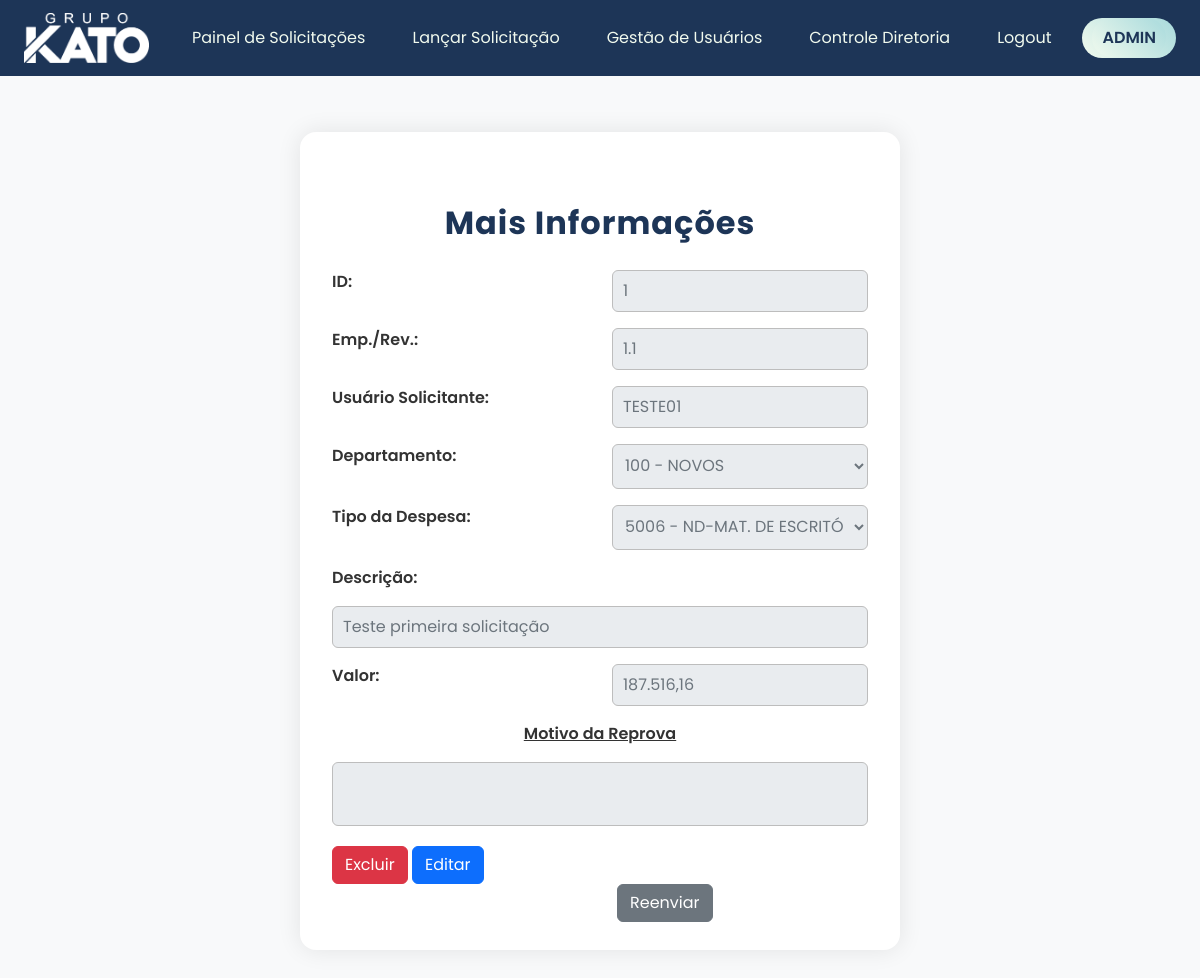
Screenshot of /painel-solicitacoes/mais_info_sol/1 (signed in) with the database file from the repository.
### models/database.py (models this page shows)
class Usuarios(UserMixin, Model):
    USUARIO = CharField(unique=True)
    SENHA = CharField()
    NOME = CharField()
    CPF = CharField()
    FUNCAO = CharField()
    EMPRESA = IntegerField()
    REVENDA = IntegerField()
    class Meta:
        database = db

class Solicitacoes(Model):
    EMPRESA = IntegerField()
    REVENDA = IntegerField()
    USUARIO_SOLICITANTE = CharField()
    DEPARTAMENTO = CharField()
    TIPO_DESPESA = CharField()
    DESCRICAO = CharField()
    VALOR = FloatField()
    STATUS = CharField()
    MOTIVO_REPROVA = CharField()
    class Meta:
        database = db

### routes/blueprint_painel_solicitacoes.py (the view)
@blueprint_painel_solicitacoes.route('/mais_info_sol/<int:id>')
@login_required
def mais_info_sol(id):
        solicitacao = Solicitacoes.get_or_none(Solicitacoes.id == id)
        return render_template('mais_info_sol.html', usuario_logado=current_user, solicitacao=solicitacao)

### main.py (called while the page is built)
@login_manager.user_loader
def load_user(user_id):
    try:
        return Usuarios.get(Usuarios.id == int(user_id))
    except Usuarios.DoesNotExist:
        return None

### templates/mais_info_sol.html (shortened to what this page needs)
<!DOCTYPE html>
<html lang="pt-br">
<head>
    <link href="https://cdn.jsdelivr.net/npm/bootstrap@5.3.0/dist/css/bootstrap.min.css" rel="stylesheet">
    <link rel="stylesheet" href="{{ url_for('static', filename='css/mais_info_sol.css')}}">
</head>
<body>
    <header>
        <nav class="navbar navbar-light bg-dark px-4">
            <a class="navbar-brand" href="{{ url_for('blueprint_principal.principal') }}"><img src="{{ url_for('static', filename='img/Logo - Grupo Kato Branco.png') }}" alt="Logo KATO"></a>
            <ul class="nav">
                <li class="nav-item">
                    <a class="nav-link text-white" href="{{ url_for('blueprint_painel_solicitacoes.painel_solicitacoes') }}">Painel de Solicitações</a>
                </li>
                <li class="nav-item">
                    <a class="nav-link text-white" href="{{ url_for('blueprint_lancar_solicitacao.lancar_solicitacao') }}">Lançar Solicitação</a>
                </li>
                {% if current_user.FUNCAO == 'ADMIN' %}
                    <li class="nav-item">
                        <a class="nav-link text-white" href="{{ url_for('blueprint_gestao_usuarios.gestao_usuarios') }}">Gestão de Usuários</a>
                    </li>
                {% endif %}
                {% if current_user.FUNCAO == 'ADMIN' or current_user.FUNCAO == 'DIRETORIA' %}
                    <li class="nav-item">
                        <a class="nav-link text-white" href="{{url_for('blueprint_controle_diretoria.controle_diretoria')}}">Controle Diretoria</a>
                    </li>
                {% endif %}
                <li class="nav-item">
                    <a class="nav-link text-white" href="{{ url_for('blueprint_principal.logout') }}">Logout</a>
                </li>
                <li class="user">
                    <a class="user" href="">{{ usuario_logado.USUARIO }}</a>
                </li>
            </ul>
        </nav>
    </header>
    <main>
        <div class="container">
            <h2 class="titulo">Mais Informações</h2>
            <form action="{{ url_for('blueprint_painel_solicitacoes.salvar_edicao', id=solicitacao.id) }}" method="POST" class="formulario">
                <label for="id_solicitacao_id">ID:</label>
                <input type="text" readonly id="id_solicitacao_id" name="id" value="{{ solicitacao.id }}">
                <label for="empresa_revenda_id">Emp./Rev.:</label>
                <input type="text" readonly id="empresa_revenda_id" name="empresa_revenda" value="{{ solicitacao.EMPRESA }}.{{ solicitacao.REVENDA }}">
                <label for="usuario_solicitante_id">Usuário Solicitante:</label>
                <input type="text" readonly id="usuario_solicitante_id" name="usuario_solicitante" value="{{ solicitacao.USUARIO_SOLICITANTE }}">
                <label for="departamento_id">Departamento:</label>
                <select name="departamento" id="departamento_id" class="input-departamento" disabled>
                    <option value="100" {% if solicitacao.DEPARTAMENTO == '100' %}selected{% endif %}>100 - NOVOS</option>
                </select>
                <label for="tipo_despesa_id">Tipo da Despesa:</label>
                <select name="tipo_despesa" id="tipo_despesa_id" class="input-tipo-despesa" disabled>
                    <option value="5006" {% if solicitacao.TIPO_DESPESA == '5006' %}selected{% endif %}>5006 - ND-MAT. DE ESCRITÓRIO</option>
                </select>
                <label for="descricao_id">Descrição:</label>
                <input type="text" readonly id="descricao_id" name="descricao" value="{{ solicitacao.DESCRICAO }}">
                <label for="valor_id">Valor:</label>
                <input type="text" readonly id="valor_id" name="valor" value="{{ "{:,.2f}".format(solicitacao.VALOR).replace(',',"X").replace(".", ",").replace("X", ".") }}">
                {% if solicitacao.STATUS == 'REPROVADO' %}
                    <label for="motivo_reprova_id">Motivo da Reprova</label>
                    <input type="text" readonly id="motivo_reprova_id" name="motivo_reprova" value="{{ solicitacao.MOTIVO_REPROVA }}">
                {% endif %}
            </form>
            <div class="botoes">
                {% if solicitacao.STATUS == 'PENDENTE' %}
                    <button class="btn btn-danger" data-bs-toggle="modal" data-bs-target="#modalExcluir{{ solicitacao.id }}">Excluir</button>
                {% elif solicitacao.STATUS == 'REPROVADO' %}
                    <button class="btn btn-danger" data-bs-toggle="modal" data-bs-target="#modalExcluir{{ solicitacao.id }}">Excluir</button>
                    <button type="button" class="btn btn-primary" id="btn-editar">Editar</button>
                    <a href="#" class="btn btn-secondary" style="margin-left: 285px;">Reenviar</a>
                {% endif %}
            </div>
        </div>
    </main>
</body>
</html>

### static/css/mais_info_sol.css (style rules this page uses)
:root { --primary-color: #1d3557; --secondary-color: #f1faee; --accent-color: #a8dadc; --danger-color: #e63946; --input-bg: #f7fafc; --input-border: #bdbdbd; --input-readonly-bg: #e9ecef; --input-readonly-color: #6c757d; }
* { font-family: 'Poppins', sans-serif; box-sizing: border-box; }
body, html { margin: 0; padding: 0; background-color: #f8f9fa; min-height: 100vh; }
.nav { display: flex; gap: 15px; list-style: none; padding: 0; margin: 0; }
.navbar { background-color: var(--primary-color) !important; }
.navbar-brand img { max-height: 50px; width: auto; margin-right: 10px; }
.navbar-brand { font-weight: bold; font-size: 1.5rem; color: var(--secondary-color) !important; }
.nav-link { color: var(--secondary-color) !important; transition: color 0.3s ease; }
.user { text-decoration: none; color: var(--primary-color); font-weight: 600; font-size: 1rem; text-transform: uppercase; padding: 8px 10px; border-radius: 20px; background: linear-gradient(45deg, #f1faee, #a8dadc); transition: all 0.3s ease; }
.titulo { text-align: center; margin: 36px 0 28px 0; color: var(--primary-color); font-size: 2rem; font-weight: 700; letter-spacing: 1px; }
.container { max-width: 600px; margin: 56px auto 40px auto; background: #fff; padding: 36px 32px 28px 32px; border-radius: 16px; box-shadow: 0 0 24px rgba(0,0,0,0.09); }
.formulario { display: grid; grid-template-columns: 1fr 1fr; gap: 14px 24px; margin-bottom: 18px; }
.formulario label { font-weight: 600; color: #333; margin-bottom: 2px; font-size: 1rem; grid-column: span 1; }
.formulario input[type="text"] { width: 100%; padding: 8px 10px; font-size: 1rem; border: 1px solid var(--input-border); border-radius: 6px; background: var(--input-bg); transition: border 0.2s, background 0.2s; margin-bottom: 2px; }
.formulario input[readonly] { background: var(--input-readonly-bg); color: var(--input-readonly-color); cursor: not-allowed; }
.formulario label[for="descricao_id"], .formulario input#descricao_id { grid-column: 1 / 3; }
.formulario label[for="motivo_reprova_id"], .formulario input#motivo_reprova_id { grid-column: 1 / 3; }
.formulario label[for="motivo_reprova_id"] { text-align: center; text-decoration: underline; }
.formulario input#motivo_reprova_id { padding-bottom: 30px; color: black; }
.formulario select { width: 100%; padding: 8px 8px 10px; font-size: 1rem; border: 1px solid var(--input-border); border-radius: 6px; background: var(--input-bg); color: #333; transition: border 0.2s, background 0.2s; margin-bottom: 2px; cursor: pointer; box-sizing: border-box; }
.formulario select:disabled { background: var(--input-readonly-bg); color: var(--input-readonly-color); cursor: not-allowed; }
.formulario option { background: #fff; color: #333; }
.formulario select option:checked { background: var(--accent-color); color: var(--primary-color); }

### rows the page displays
Usuarios: USUARIO "ADMIN"
Solicitacoes: id "1", empresa_revenda "1.1", usuario_solicitante "TESTE01", departamento "100 - NOVOS", tipo_despesa "5006 - ND-MAT. DE ESCRITÓRIO", descricao "Teste primeira solicitação", valor "187.516,16"
